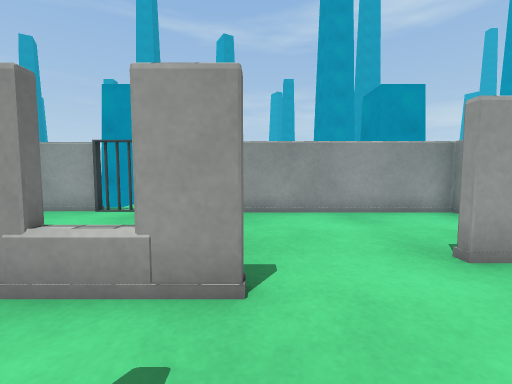
View 1 (above)

22 first-person views from a walk through a scene from a Unity 3-D project. The camera is 0.64 m above the floor, tilts 4° down and sees 90° across. The floor is counted in squares, 0.5 m on a side. Each view is taken from the middle of a square. On the plan, view 1 faces up. The plan holds only what a view shows up to about 12 squares ahead; the rest is blank. The place goes on beyond the plan. The player is left out. Surface patterns are stand-ins for the level's own textures.

View 2
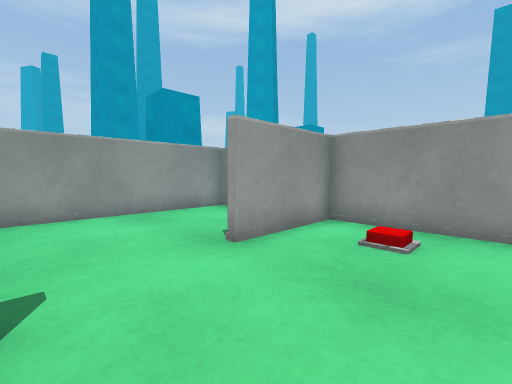

View 3
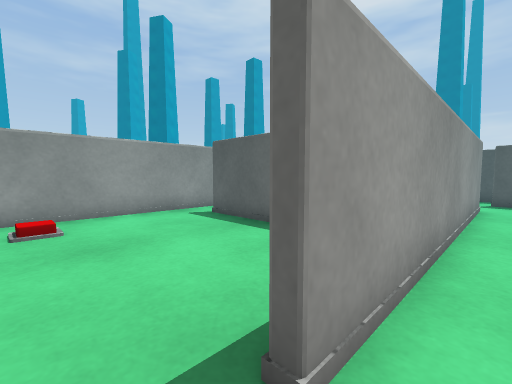

View 4
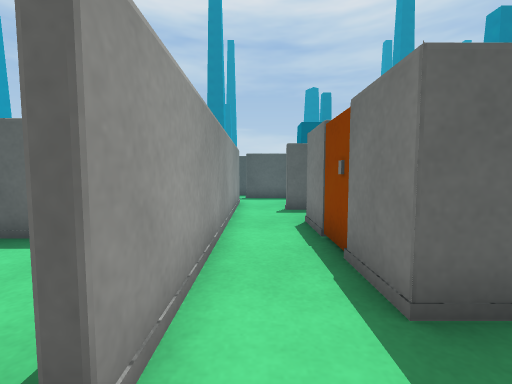

View 5
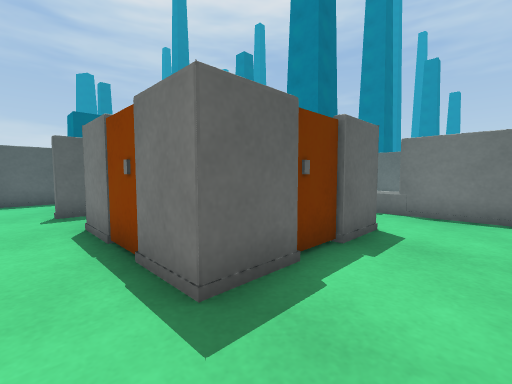

View 6
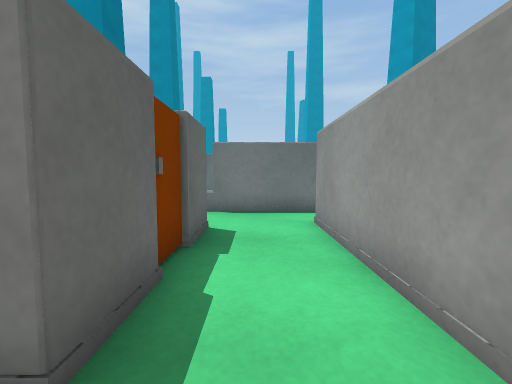

View 7
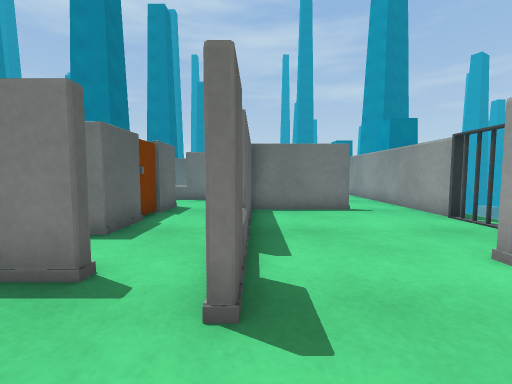

View 8
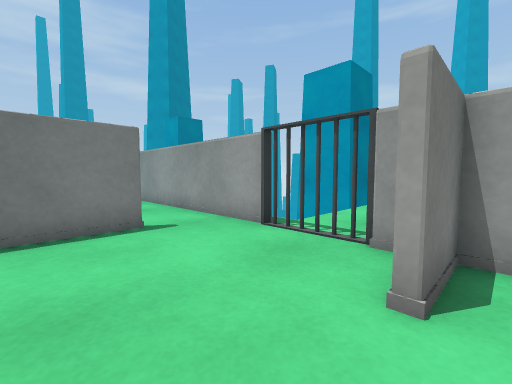

View 9
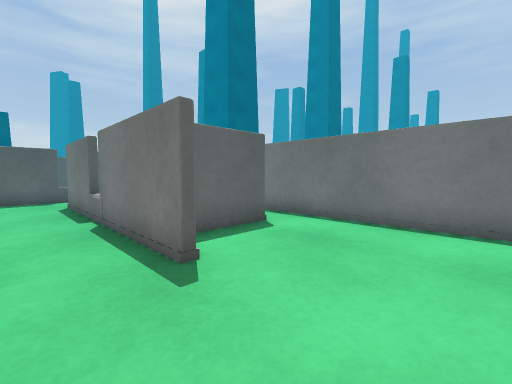

View 10
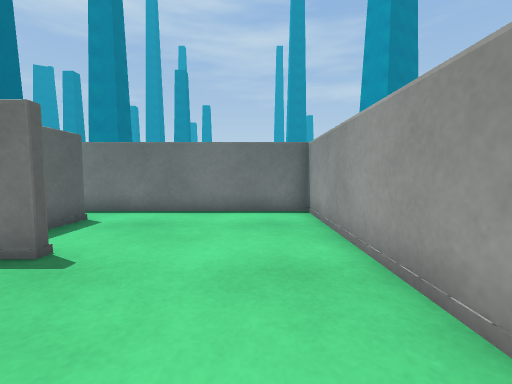

View 11
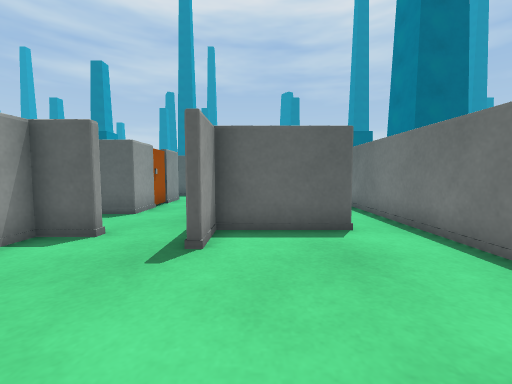

View 12
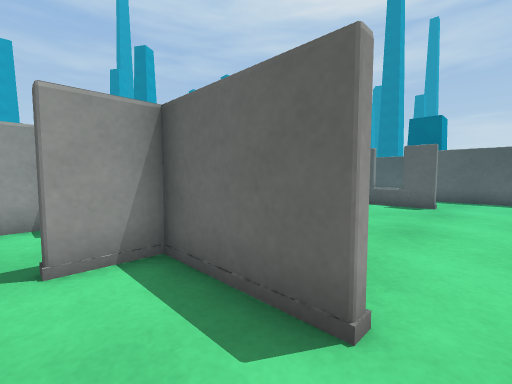

View 13
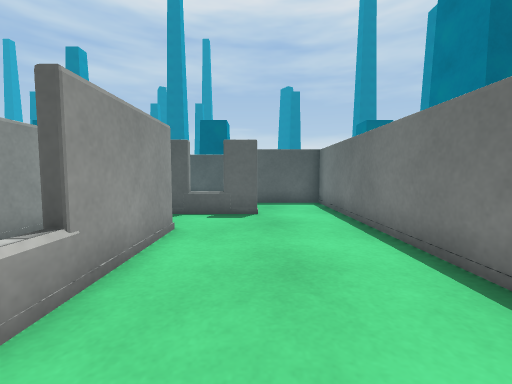

View 14
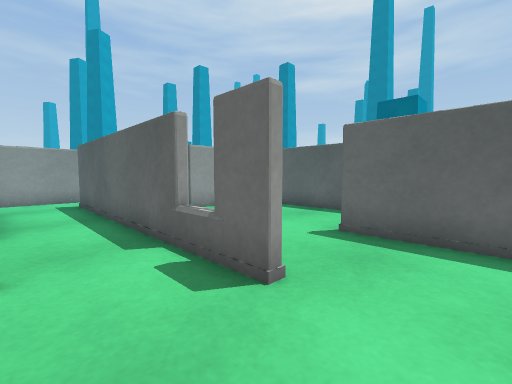

View 15
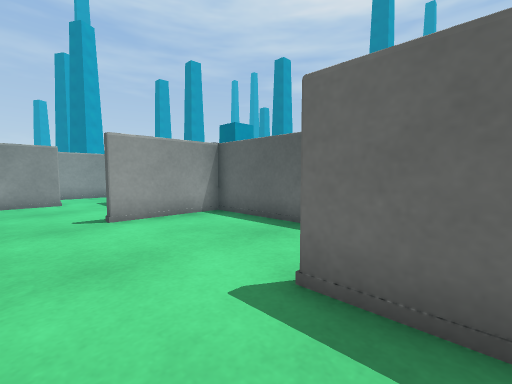

View 16
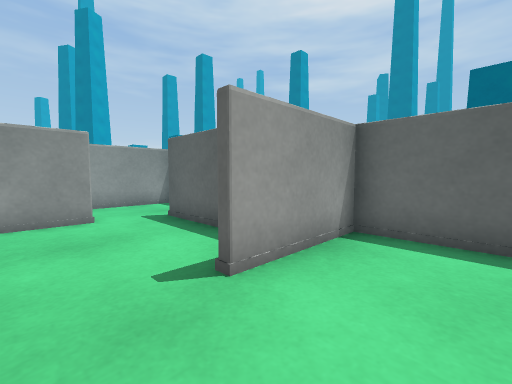

View 17
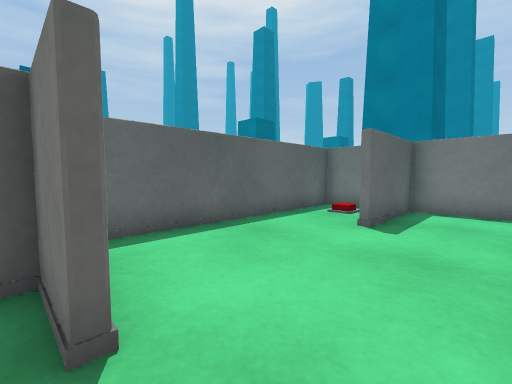

View 18
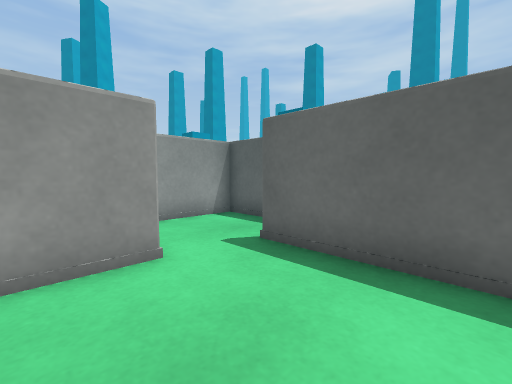

View 19
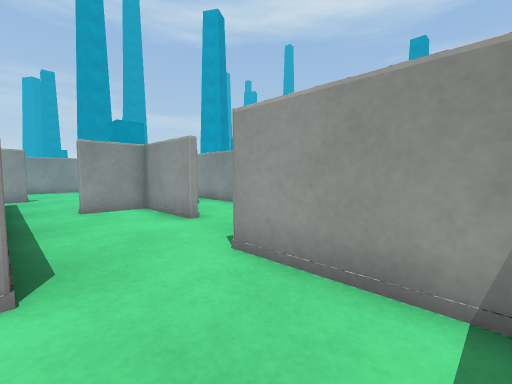

View 20
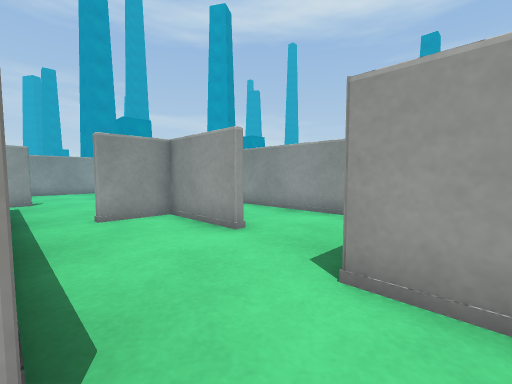

View 21
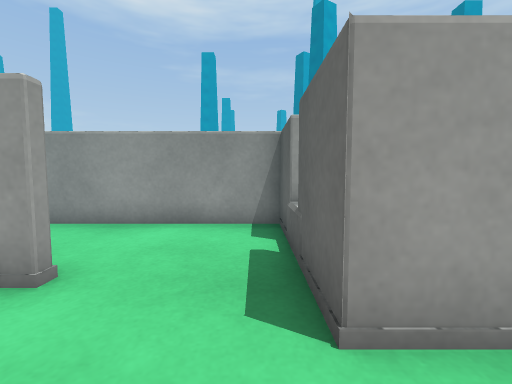

View 22
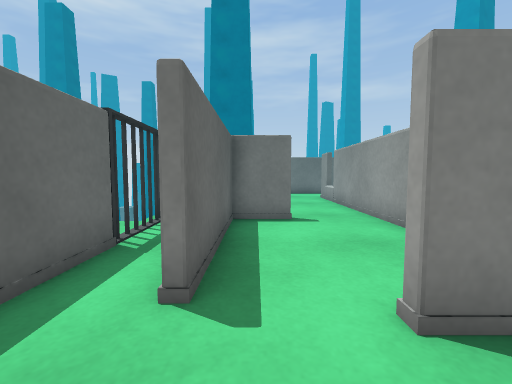

### Floor plan
Ten units are one square. View 1 is at (0, 0); x grows to the right and y downward. Boxes are objects, and circles mark ways between rooms. Rooms are numbered by the first view taken in them; rooms with no view inside come last. Other rooms are left out.
<svg viewBox="-163 -96 234 241">
<path fill="none" stroke="#000" d="M-1 -26 -16 -26M-10 -9 -10 1M-25 -28 -1 -28M25 31 51 31M66 24 66 -36 31 -36M66 -85 -15 -85 -15 -66M-81 15 -81 2 -64 2M-51 2 -34 2 -34 15M-81 49 -81 32M-12 16 -12 -9M-108 -37 -108 49M-16 -26 -87 -26M-116 72 -56 72M-142 -22 -111 -22 -111 -38M-88 -28 -75 -28 -75 -41M-74 -88 -158 -88 -158 -16M-72 -64 -72 -28 -25 -28M-40 -86 -43 -88 -47 -86M-54 -91 -54 -88 -74 -88M-26 -85 -32 -87 -35 -86M-111 49 -111 7M-131 72 -116 72M-158 -16 -158 74M-158 74 -158 104 -134 104M-63 100 -63 117 -15 117M-50 74 -110 74M-12 98 -12 76M-10 89 -10 98M-134 104 -122 104M18 116 18 96M28 65 28 33 8 33M-158 121 -158 135 -65 135 -65 100M-40 137 -35 135 18 135 18 116M-59 136 -54 138M18 96 66 96 66 24M-12 76 -12 36M-34 33 -34 49M-56 72 -31 72"/>
<rect x="-85" y="15" width="10" height="10" fill="#bbb"><title>other object</title></rect>
<rect x="-65" y="-5" width="10" height="10" fill="#bbb"><title>other object</title></rect>
<circle cx="-10" cy="-15" r="3" fill="#2a7"/>
<circle cx="-20" cy="-50" r="3" fill="#2a7"/>
<circle cx="0" cy="30" r="3" fill="#2a7"/>
<circle cx="60" cy="30" r="3" fill="#2a7"/>
<circle cx="-95" cy="-30" r="3" fill="#2a7"/>
<circle cx="-110" cy="55" r="3" fill="#2a7"/>
<circle cx="-45" cy="60" r="3" fill="#2a7"/>
<circle cx="-70" cy="-75" r="3" fill="#2a7"/>
<circle cx="-150" cy="-20" r="3" fill="#2a7"/>
<circle cx="-145" cy="70" r="3" fill="#2a7"/>
<circle cx="-130" cy="90" r="3" fill="#2a7"/>
<circle cx="0" cy="120" r="3" fill="#2a7"/>
<circle cx="30" cy="80" r="3" fill="#2a7"/>
<circle cx="-25" cy="70" r="3" fill="#2a7"/>
<text x="20" y="-30">1</text>
<text x="-70" y="10">2</text>
<text x="-120" y="-60">3</text>
<text x="-50" y="-60">4</text>
<text x="-140" y="30">5</text>
<text x="-150" y="90">6</text>
<text x="-60" y="100">7</text>
<text x="-20" y="130">8</text>
<text x="50" y="70">9</text>
<text x="-30" y="60">10</text>
</svg>
Room 1 opens to room 2. Room 1 opens to room 4. Room 1 opens to room 7. Room 1 opens to room 9. Room 2 opens to room 3. Room 2 opens to room 5. Room 2 opens to room 10. Room 3 opens to room 4. Room 3 opens to room 5. Room 5 opens to room 6. Room 6 opens to room 7. Room 7 opens to room 8. Room 7 opens to room 9. Room 7 opens to room 10.

Where each view was taken, in squares from view 1:
view 1: 0 up, 0 right, facing up
view 2: 0 up, 0 right, facing up-right
view 3: 2 up, 2 left, facing down-right
view 4: 2 up, 2 left, facing down
view 5: 2 up, 2 left, facing down-left
view 6: 1 up, 2 left, facing left
view 7: 3 up, 2 right, facing left
view 8: 4 up, 1 left, facing up-left
view 9: 7 up, 9 left, facing down-left
view 10: 7 up, 7 left, facing left
view 11: 8 up, 12 left, facing down
view 12: 4 up, 15 left, facing down-right
view 13: 1 up, 13 left, facing down
view 14: 5 down, 15 left, facing down-right
view 15: 8 down, 14 left, facing down-right
view 16: 8 down, 9 left, facing down-right
view 17: 8 down, 6 left, facing down-left
view 18: 8 down, 5 left, facing down-right
view 19: 13 down, 1 left, facing up-right
view 20: 11 down, 1 left, facing up-right
view 21: 9 down, 0 right, facing right
view 22: 11 down, 1 right, facing left
